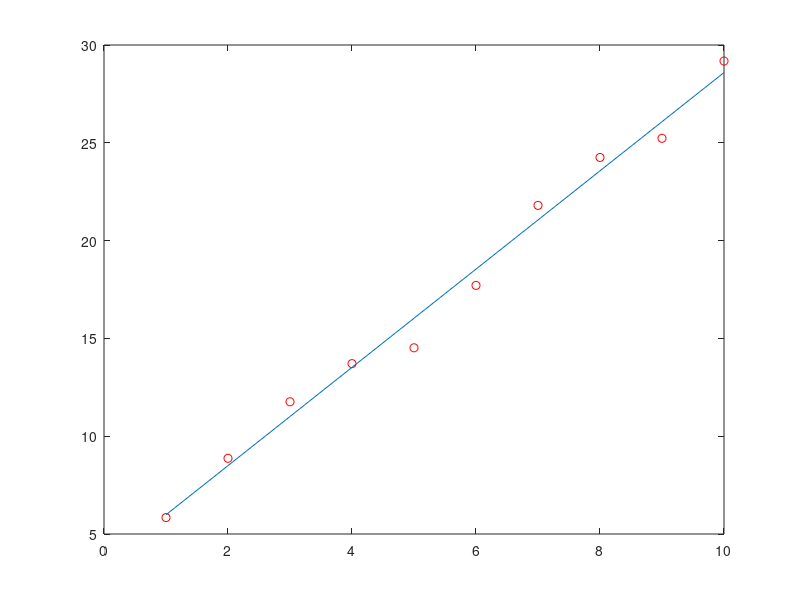

MATLAB code for this plot:
%% Quiz 4 Practice (Lease Sqaures)
% set up and solve matrix equation A[m;c] = y
% y = m(x) + c

clear
x = [1:1:10]';
y = [5.84 8.87 11.76 13.71 14.52 17.71 21.80 24.25 25.23 29.18]';
A = [x,ones(10,1)];
mc = A\y;
Y = mc(1)*x+mc(2);
plot(x,y,'ro');
hold on
plot(x,Y);

% evaluate error
est = A*mc;
residue = est - y;
err = residue' * residue;

% SSD error

est2 = A*mc;
residue2 = (est2 - y).^2;
ssderr = residue2' * residue2;